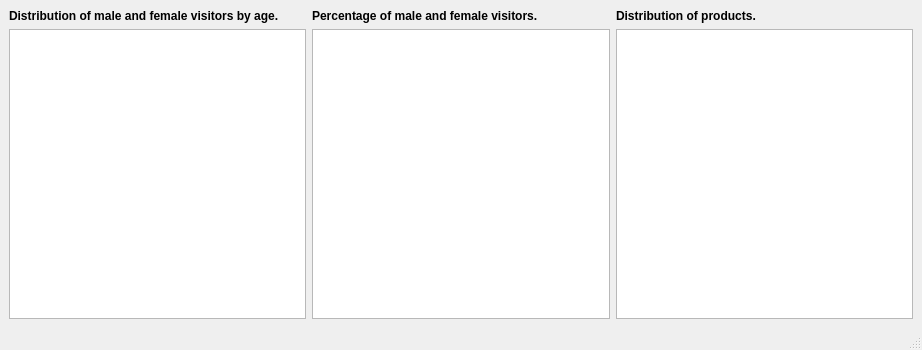
<?xml version="1.0" encoding="UTF-8"?>
<ui version="4.0">
 <class>Statistics</class>
 <widget class="QMainWindow" name="Statistics">
  <property name="geometry">
   <rect>
    <x>0</x>
    <y>0</y>
    <width>922</width>
    <height>350</height>
   </rect>
  </property>
  <property name="windowTitle">
   <string>MainWindow</string>
  </property>
  <widget class="QWidget" name="centralwidget">
   <layout class="QVBoxLayout" name="verticalLayout_2">
    <item>
     <layout class="QVBoxLayout" name="verticalLayout">
      <item>
       <layout class="QHBoxLayout" name="horizontalLayout_3">
        <item>
         <widget class="QLabel" name="label_3">
          <property name="text">
           <string>&lt;b&gt;Distribution of male and female visitors by age.</string>
          </property>
         </widget>
        </item>
        <item>
         <widget class="QLabel" name="label_2">
          <property name="text">
           <string>&lt;b&gt;Percentage of male and female visitors.&lt;/b&gt;</string>
          </property>
         </widget>
        </item>
        <item>
         <widget class="QLabel" name="label">
          <property name="text">
           <string>&lt;b&gt;Distribution of products.&lt;/b&gt;</string>
          </property>
         </widget>
        </item>
       </layout>
      </item>
      <item>
       <layout class="QHBoxLayout" name="horizontalLayout_2">
        <item>
         <layout class="QHBoxLayout" name="horizontalLayout">
          <item>
           <widget class="QTableWidget" name="tableWidget_3"/>
          </item>
         </layout>
        </item>
        <item>
         <widget class="QTableWidget" name="tableWidget_2"/>
        </item>
        <item>
         <widget class="QTableWidget" name="tableWidget"/>
        </item>
       </layout>
      </item>
     </layout>
    </item>
   </layout>
  </widget>
  <widget class="QMenuBar" name="menubar">
   <property name="geometry">
    <rect>
     <x>0</x>
     <y>0</y>
     <width>922</width>
     <height>22</height>
    </rect>
   </property>
  </widget>
  <widget class="QStatusBar" name="statusbar"/>
 </widget>
 <resources/>
 <connections/>
</ui>
